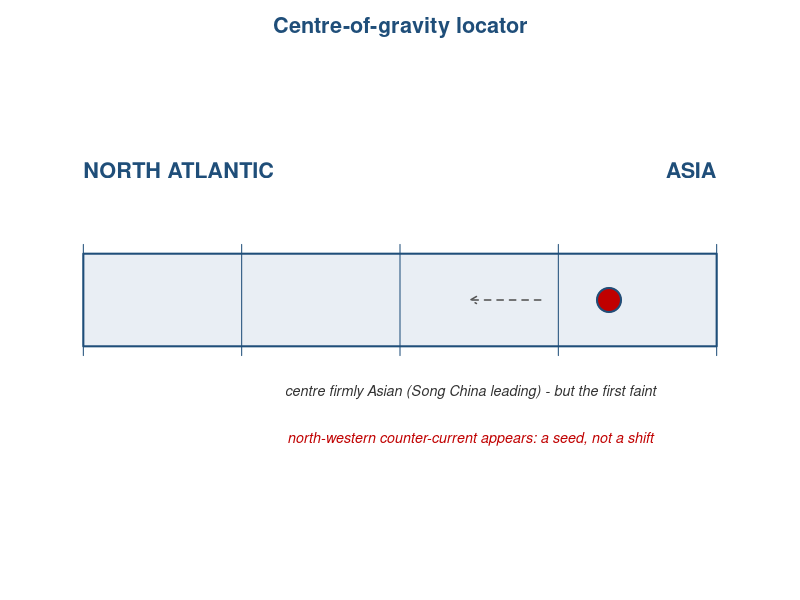
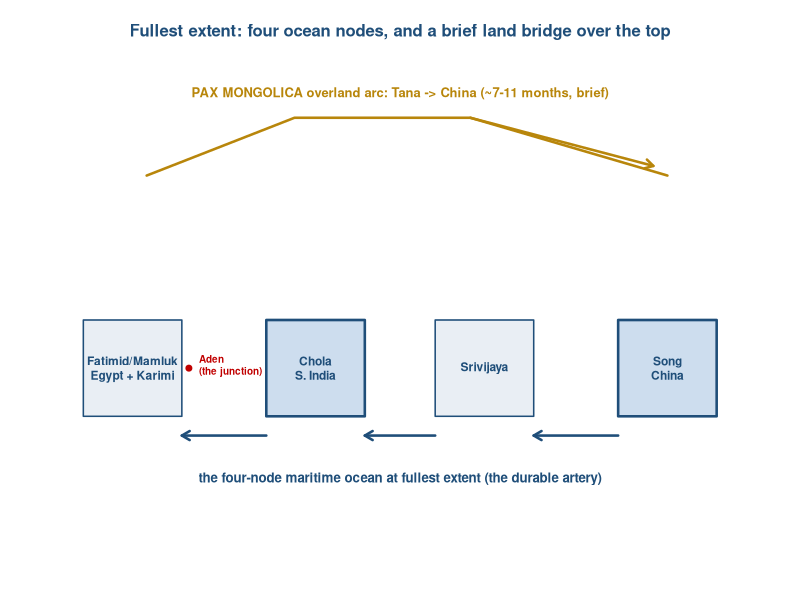
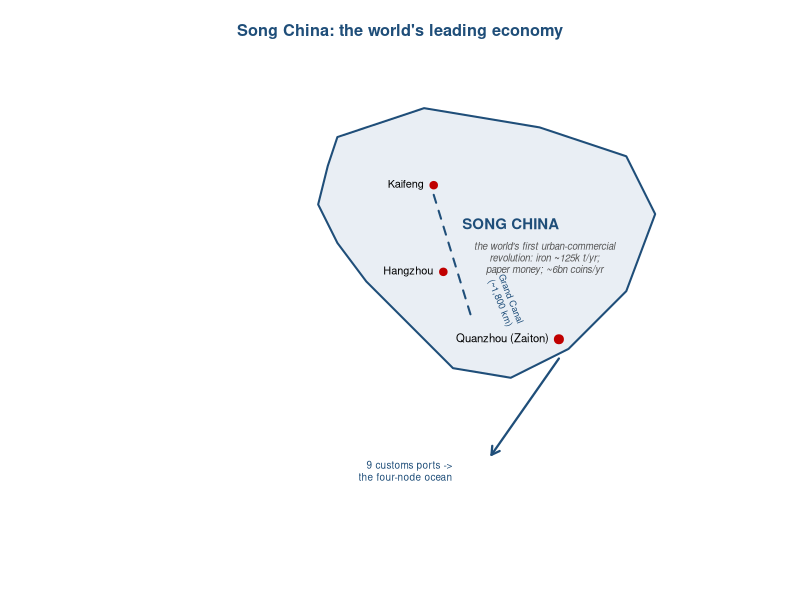
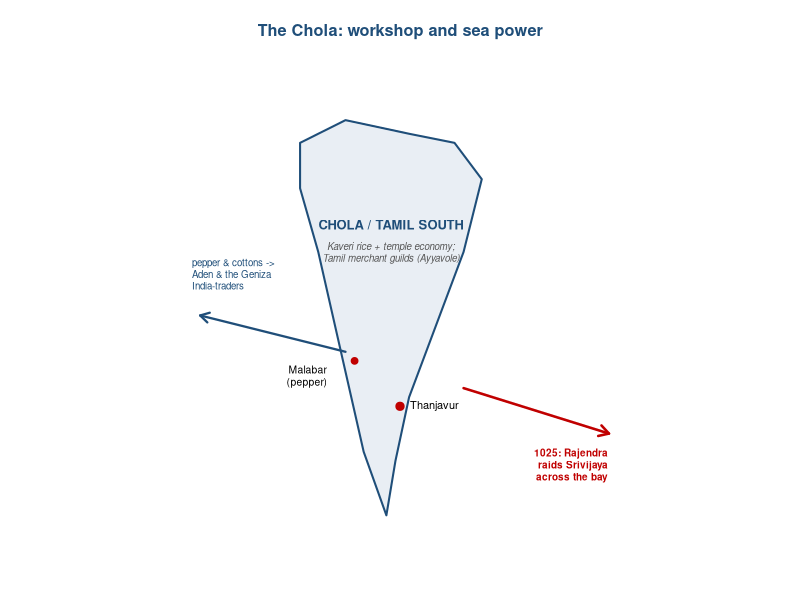
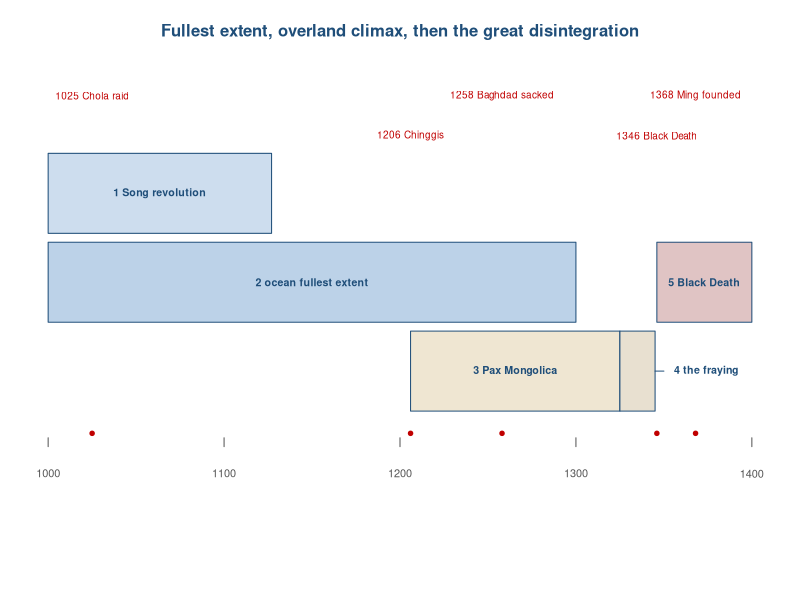
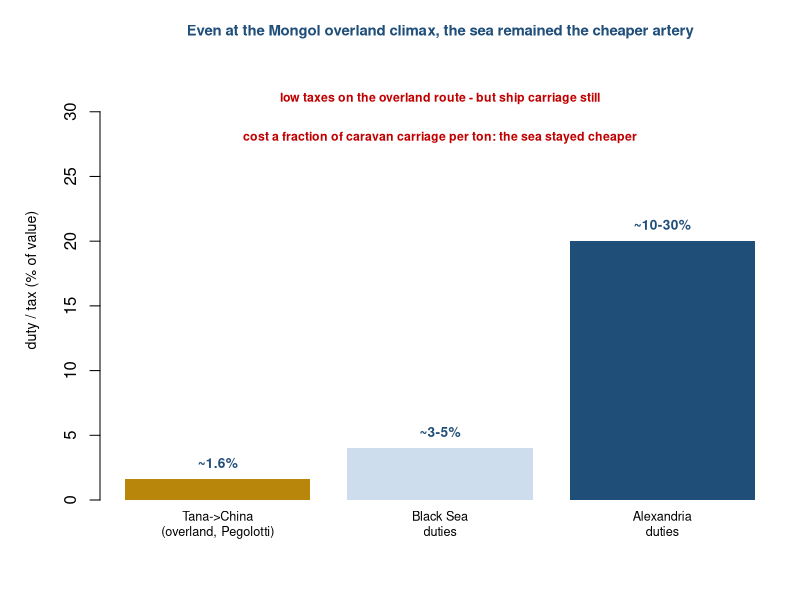
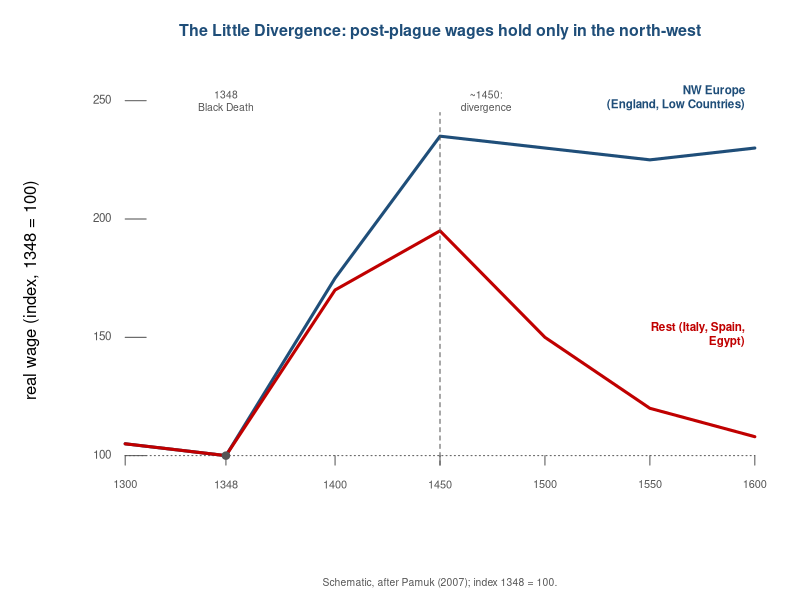

Source code (R) for these figures, in order:
# Chapter 4 visual programme (house style: R base graphics, ECU palette; 6-digit hex).
base_blue <- "#1f4e79"; accent <- "#c00000"; land <- "#e9eef4"; grey <- "#555555"
gold <- "#b8860b"; silver <- "#8a8d91"; green <- "#3c7d5a"

# ---------------------------------------------------------------------------
# 1. Centre-of-gravity locator (firmly Asian; first NW seed)
png("cog-locator-04.png", width = 1400, height = 470, res = 150)
par(mar = c(2.5, 1, 2.5, 1))
plot(NA, xlim = c(0, 1), ylim = c(0, 1), axes = FALSE, xlab = "", ylab = "")
rect(0.05, 0.40, 0.95, 0.60, col = land, border = base_blue, lwd = 2)
text(0.05, 0.78, "NORTH ATLANTIC", col = base_blue, font = 2, cex = 1.3, adj = 0)
text(0.95, 0.78, "ASIA", col = base_blue, font = 2, cex = 1.3, adj = 1)
segments(seq(0.05, 0.95, length.out = 5), 0.38, seq(0.05, 0.95, length.out = 5), 0.62, col = base_blue, lwd = 1)
x <- 1 - (0.05 + 0.17 * 0.90)
points(x, 0.50, pch = 19, cex = 3.2, col = accent); points(x, 0.50, pch = 21, cex = 3.2, col = base_blue, lwd = 2)
# faint westward seed arrow (points toward the Atlantic end, now on the left)
arrows(0.70, 0.50, 0.60, 0.50, length = 0.07, lwd = 1.5, col = grey, lty = 2)
text(0.60, 0.30, "centre firmly Asian (Song China leading) - but the first faint", col = "#333333", font = 3, cex = 0.86)
text(0.60, 0.20, "north-western counter-current appears: a seed, not a shift", col = accent, font = 3, cex = 0.86)
title(main = "Centre-of-gravity locator", col.main = base_blue, cex.main = 1.3)
dev.off()

# ---------------------------------------------------------------------------
# 2. The four-node ocean + Pax Mongolica arc
png("map-fournode-04.png", width = 1650, height = 800, res = 150)
par(mar = c(1, 1, 3, 1))
plot(NA, xlim = c(0, 100), ylim = c(0, 50), axes = FALSE, xlab = "", ylab = "")
# overland Pax arc across the top
lines(c(14, 35, 60, 88), c(40, 46, 46, 40), lwd = 2.5, col = gold, lty = 1)
arrows(60, 46, 86, 41, length = 0.09, lwd = 2.5, col = gold)
text(50, 48.5, "PAX MONGOLICA overland arc: Tana -> China (~7-11 months, brief)", col = gold, font = 2, cex = 0.78)
# four nodes (sea, bottom)
nodes <- list("Fatimid/Mamluk\nEgypt + Karimi" = c(12, 20), "Chola\nS. India" = c(38, 20),
              Srivijaya = c(62, 20), "Song\nChina" = c(88, 20))
for (nm in names(nodes)) { p <- nodes[[nm]]; big <- nm %in% c("Song\nChina", "Chola\nS. India")
  rect(p[1] - 7, p[2] - 5, p[1] + 7, p[2] + 5, col = if (big) "#cdddee" else land, border = base_blue, lwd = if (big) 2.5 else 1.5)
  text(p[1], p[2], nm, cex = 0.72, font = 2, col = base_blue) }
# sea road
arrows(81, 13, 69, 13, length = 0.09, lwd = 2.5, col = base_blue)
arrows(55, 13, 45, 13, length = 0.09, lwd = 2.5, col = base_blue)
arrows(31, 13, 19, 13, length = 0.09, lwd = 2.5, col = base_blue)
text(50, 8.5, "the four-node maritime ocean at fullest extent (the durable artery)", col = base_blue, font = 2, cex = 0.8)
points(20, 20, pch = 19, col = accent, cex = 0.8); text(20, 20, "Aden\n(the junction)", col = accent, cex = 0.6, font = 2, pos = 4)
title(main = "Fullest extent: four ocean nodes, and a brief land bridge over the top", cex.main = 1.0, col.main = base_blue)
dev.off()

# ---------------------------------------------------------------------------
# 3. Song China structure map
png("map-china-04.png", width = 1320, height = 960, res = 150)
par(mar = c(1, 1, 3, 1))
plot(NA, xlim = c(0, 130), ylim = c(0, 100), axes = FALSE, xlab = "", ylab = "", asp = 1)
cx <- c(52,70,94,112,118, 112,100,88,76,68, 58,52,48,50,52)
cy <- c(88,94,90,84,72, 56,44,38,40,48, 58,66,74,82,88)
polygon(cx, cy, col = land, border = base_blue, lwd = 2)
text(88, 70, "SONG CHINA", font = 2, col = base_blue, cex = 0.9)
# re-wrapped and shifted east so the block clears the dashed Grand Canal line
text(95, 63, "the world's first urban-commercial\nrevolution: iron ~125k t/yr;\npaper money; ~6bn coins/yr", cex = 0.58, col = grey, font = 3)
points(72, 78, pch = 19, col = accent, cex = 1.0); text(72, 78, "Kaifeng", pos = 2, cex = 0.66)
points(74, 60, pch = 19, col = accent, cex = 1.0); text(74, 60, "Hangzhou", pos = 2, cex = 0.66)
# label set inland (pos 2): to the seaward side the coastline cut straight through the word
points(98, 46, pch = 19, col = accent, cex = 1.2); text(98, 46, "Quanzhou (Zaiton)", pos = 2, cex = 0.68)
segments(72, 76, 80, 50, col = base_blue, lwd = 2, lty = 2); text(87, 54, "Grand Canal\n(~1,800 km)", cex = 0.56, col = base_blue, srt = -68)
arrows(98, 42, 84, 22, length = 0.09, lwd = 2.2, col = base_blue); text(78, 18, "9 customs ports ->\nthe four-node ocean", cex = 0.6, col = base_blue, pos = 2)
title(main = "Song China: the world's leading economy", cex.main = 0.98, col.main = base_blue)
dev.off()

# ---------------------------------------------------------------------------
# 4. Chola / South India structure map
png("map-chola-04.png", width = 1080, height = 1140, res = 150)
par(mar = c(1, 1, 3, 1))
plot(NA, xlim = c(-2, 102), ylim = c(6, 112), axes = FALSE, xlab = "", ylab = "", asp = 1)
px <- c(28,38,52,62,68, 64,58,52,49,47, 42,37,32,28,28)
py <- c(98,103,100,98,90, 74,58,42,28,16, 30,52,74,88,98)
polygon(px, py, col = land, border = base_blue, lwd = 2)
text(48, 80, "CHOLA / TAMIL SOUTH", font = 2, col = base_blue, cex = 0.78)
text(48, 74, "Kaveri rice + temple economy;\nTamil merchant guilds (Ayyavole)", cex = 0.58, col = grey, font = 3)
points(50, 40, pch = 19, col = accent, cex = 1.1); text(50, 40, "Thanjavur", pos = 4, cex = 0.66)
points(40, 50, pch = 19, col = accent, cex = 0.9); text(36, 46, "Malabar\n(pepper)", pos = 2, cex = 0.62)
# west to Aden
arrows(38, 52, 6, 60, length = 0.10, lwd = 2.2, col = base_blue); text(2, 68, "pepper & cottons ->\nAden & the Geniza\nIndia-traders", cex = 0.58, col = base_blue, pos = 4)
# east: 1025 raid on Srivijaya
arrows(64, 44, 96, 34, length = 0.11, lwd = 2.5, col = accent); text(98, 26, "1025: Rajendra\nraids Srivijaya\nacross the bay", cex = 0.6, col = accent, font = 2, pos = 2)
title(main = "The Chola: workshop and sea power", cex.main = 0.98, col.main = base_blue)
dev.off()

# ---------------------------------------------------------------------------
# 5. Phase timeline
png("phase-timeline-04.png", width = 1700, height = 600, res = 150)
par(mar = c(3, 1, 3, 1))
plot(NA, xlim = c(1000, 1400), ylim = c(0, 10), axes = FALSE, xlab = "", ylab = "")
ph <- list(
  c(1000, 1127, "1 Song revolution", "#cdddee"),
  c(1000, 1300, "2 ocean fullest extent", "#bcd2e8"),
  c(1206, 1325, "3 Pax Mongolica", "#efe6d2"),
  c(1325, 1345, "4 the fraying", "#e8e0d0"),
  c(1346, 1400, "5 Black Death", "#e0c4c4"))
ypos <- c(7.4, 5.4, 3.4, 3.4, 5.4)
for (i in seq_along(ph)) { p <- ph[[i]]; x0 <- as.numeric(p[1]); x1 <- as.numeric(p[2]); y <- ypos[i]
  rect(x0, y - 0.9, x1, y + 0.9, col = p[4], border = base_blue)
  if (x1 - x0 < 40) {  # band too narrow for an inside label: set it outside on a leader
    segments(x1, y, x1 + 5, y, col = base_blue)
    text(x1 + 5, y, p[3], cex = 0.64, font = 2, col = base_blue, pos = 4)
  } else {
    text((x0 + x1) / 2, y, p[3], cex = 0.64, font = 2, col = base_blue) } }
axx <- c(1000, 1100, 1200, 1300, 1400)
segments(axx, 1.7, axx, 1.9, col = grey); text(axx, 1.1, axx, cex = 0.66, col = grey)
ev <- list(c(1025, "Chola raid"), c(1206, "Chinggis"), c(1258, "Baghdad sacked"), c(1346, "plague"), c(1368, "Ming"))
for (e in ev) { points(as.numeric(e[1]), 2.0, pch = 19, cex = 0.6, col = accent) }
# one label per dot, on two staggered rows so neighbours never share a baseline
text(1025, 9.6, "1025 Chola raid", cex = 0.6, col = accent)
text(1206, 8.7, "1206 Chinggis", cex = 0.6, col = accent)
text(1258, 9.6, "1258 Baghdad sacked", cex = 0.6, col = accent)
text(1346, 8.7, "1346 Black Death", cex = 0.6, col = accent)
text(1368, 9.6, "1368 Ming founded", cex = 0.6, col = accent)
title(main = "Fullest extent, overland climax, then the great disintegration", cex.main = 1.0, col.main = base_blue)
dev.off()

# ---------------------------------------------------------------------------
# 6. Trade cost: sea stayed cheaper even at the overland climax
png("trade-cost-04.png", width = 1300, height = 700, res = 150)
par(mar = c(5, 5, 3, 1))
vals <- c(1.6, 4, 20)
b <- barplot(vals, names.arg = c("Tana->China\n(overland, Pegolotti)", "Black Sea\nduties", "Alexandria\nduties"),
             col = c(gold, "#cdddee", base_blue), border = NA, ylim = c(0, 34),
             ylab = "duty / tax (% of value)", cex.names = 0.76, cex.lab = 0.85)
text(b, vals + 1.3, c("~1.6%", "~3-5%", "~10-30%"), font = 2, col = base_blue, cex = 0.82)
text(mean(b), 31, "low taxes on the overland route - but ship carriage still", cex = 0.74, col = accent, font = 2)
text(mean(b), 28, "cost a fraction of caravan carriage per ton: the sea stayed cheaper", cex = 0.74, col = accent, font = 2)
title(main = "Even at the Mongol overland climax, the sea remained the cheaper artery", cex.main = 0.9, col.main = base_blue)
dev.off()

# ---------------------------------------------------------------------------
# 7. The Little Divergence in real wages (schematic, after Pamuk 2007)
png("blackdeath-wages-04.png", width = 1450, height = 760, res = 150)
par(mar = c(4, 5, 3, 1))
plot(NA, xlim = c(1300, 1600), ylim = c(80, 260), axes = FALSE, xlab = "", ylab = "real wage (index, 1348 = 100)")
yt <- c(100, 150, 200, 250); segments(1300, yt, 1310, yt, col = grey); text(1298, yt, yt, cex = 0.7, col = grey, pos = 2, xpd = NA)
segments(1300, 100, 1600, 100, col = grey, lty = 3)
axx <- c(1300, 1348, 1400, 1450, 1500, 1550, 1600)
segments(axx, 96, axx, 100, col = grey); text(axx, 88, axx, cex = 0.66, col = grey)
# NW Europe: rise then hold high
xnw <- c(1300, 1348, 1400, 1450, 1500, 1550, 1600); ynw <- c(105, 100, 175, 235, 230, 225, 230)
lines(xnw, ynw, lwd = 3, col = base_blue); text(1600, 250, "NW Europe\n(England, Low Countries)", col = base_blue, font = 2, cex = 0.7, pos = 2)
# Rest: rise then fall back to subsistence
xr <- c(1300, 1348, 1400, 1450, 1500, 1550, 1600); yr <- c(105, 100, 170, 195, 150, 120, 108)
lines(xr, yr, lwd = 3, col = accent, lty = 1); text(1600, 150, "Rest (Italy, Spain,\nEgypt)", col = accent, font = 2, cex = 0.7, pos = 2)
points(1348, 100, pch = 19, col = grey); text(1348, 250, "1348\nBlack Death", cex = 0.62, col = grey)
segments(1450, 96, 1450, 245, col = grey, lty = 2)  # stops short of the 1450 tick label
text(1472, 250, "~1450:\ndivergence", cex = 0.62, col = grey)
title(main = "The Little Divergence: post-plague wages hold only in the north-west", cex.main = 0.96, col.main = base_blue)
mtext("Schematic, after Pamuk (2007); index 1348 = 100.", side = 1, line = 2.5, cex = 0.62, col = grey)
dev.off()

cat("ch04 figures written\n")
